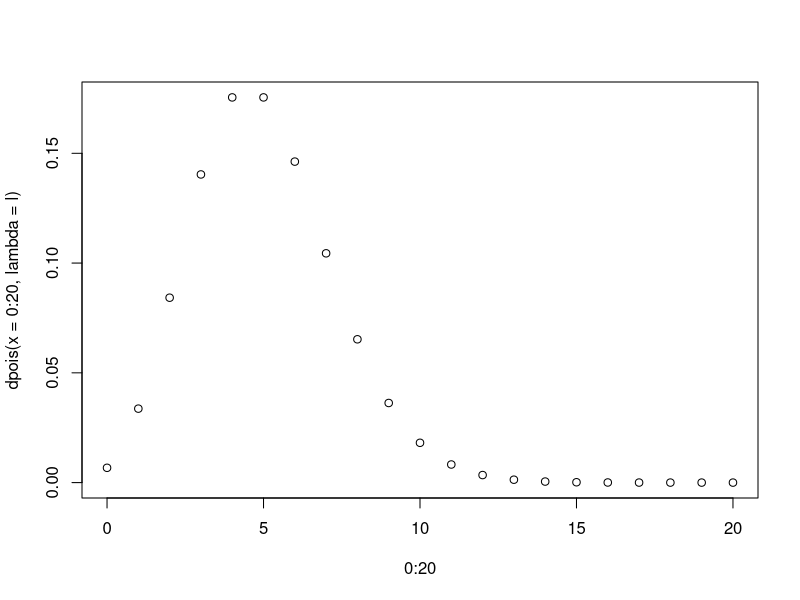
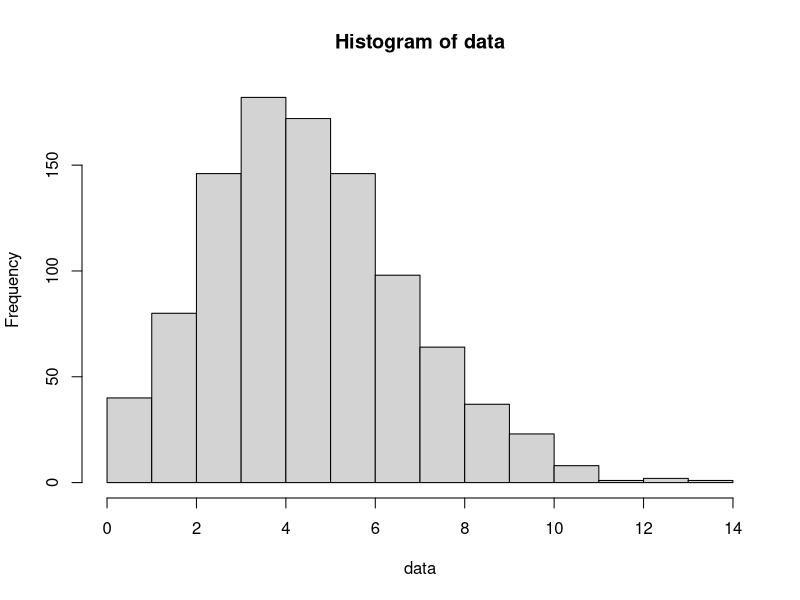

Source code (R) for these figures, in order:
## ---- chunk 1
knitr::opts_chunk$set(echo = TRUE)
## ---- chunk 2
l = 5
plot(0:20, dpois(x = 0:20, lambda = l))
ppois(0:20, l) # probability
qpois(0.2, 5) # quantile dist
rpois(1000, lambda = l) -> data
hist(data)
